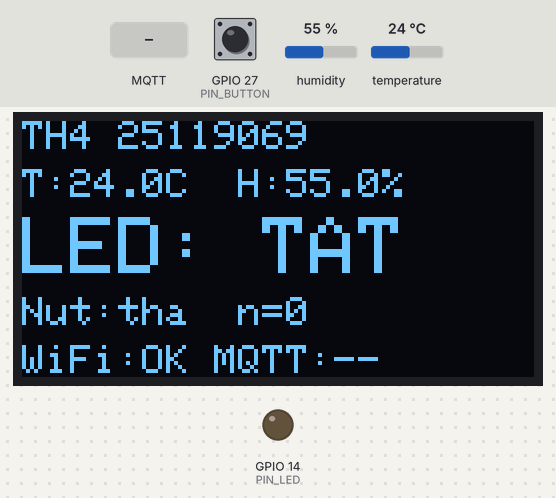
Simulated run of this program. Board: ESP32. Parts: 128×64 one-colour display, output pins drawn as LEDs (lit = HIGH). The inputs (shaded band) are chosen by the test bench; at power-on: GPIO 27 (PIN_BUTTON) HIGH, humidity 55 %, temperature 24 °C. WiFi joins after 1.5 s; servers stay silent unless stated; no MQTT or app messages arrive unless stated; what the program prints to the serial monitor is not drawn.

Above: at 2.4 s.
2.5 s: GPIO 27 (PIN_BUTTON) pulled LOW for 0.15 s
At 3.7 s:
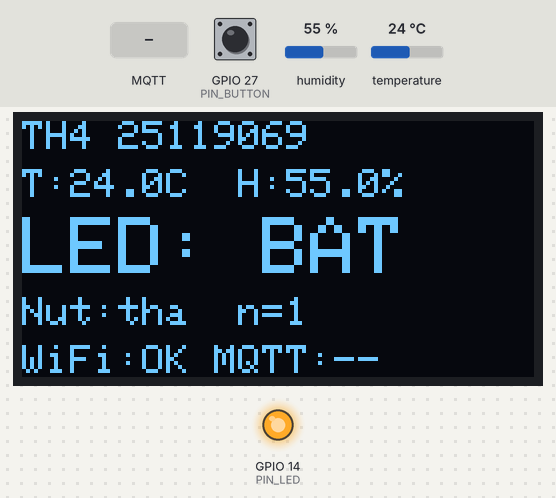
6.5 s: MQTT message "1" arrives on the first subscribed topic
At 7.0 s:
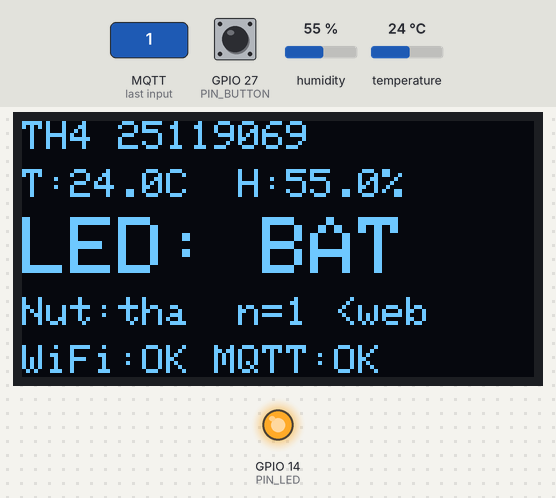
8.0 s: MQTT message "0" arrives on the first subscribed topic
At 8.4 s:
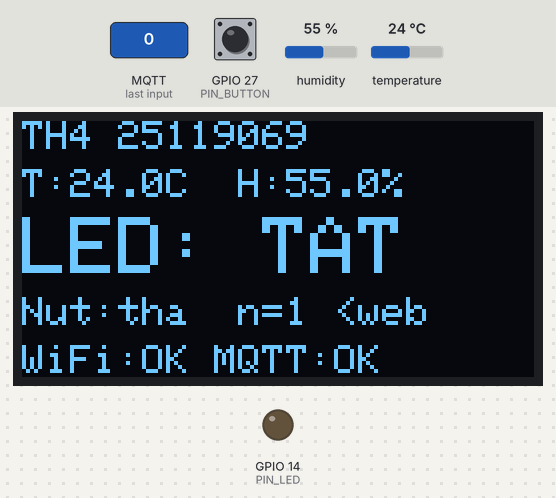
9.5 s: GPIO 27 (PIN_BUTTON) pulled LOW for 1 s
At 11.1 s:
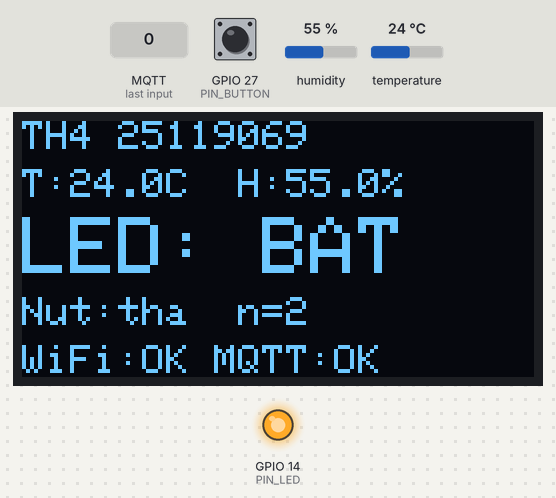
12.0 s: GPIO 27 (PIN_BUTTON) pulled LOW for 3.2 s
At 13.7 s:
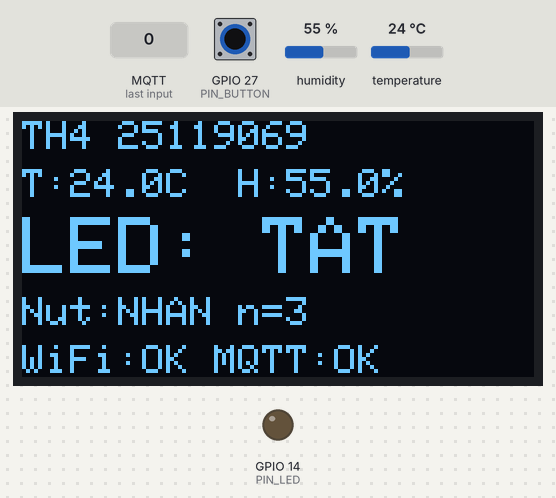
16.7 s: humidity set to 22 %
At 19.3 s:
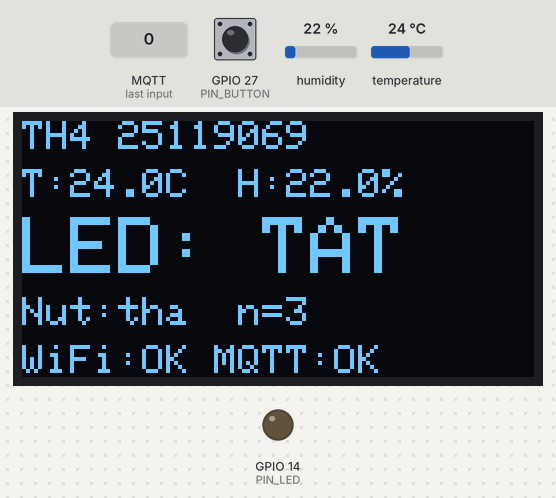
Timing chart, 0 to 20.5 s (numbered marks = the images above; inputs shaded):
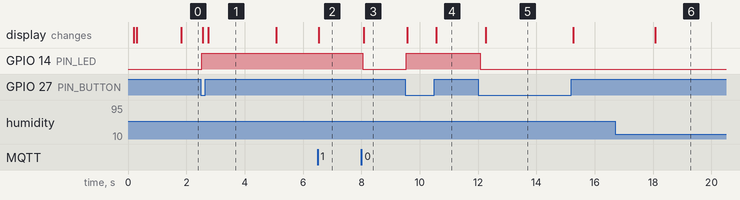

The program:

main.cpp
```cpp
#include <Arduino.h>
#include <WiFi.h>
#include <Wire.h>
#include <PubSubClient.h>
#include <ArduinoJson.h>
#include <Adafruit_SHT31.h>
#include <Adafruit_GFX.h>
#include <Adafruit_SSD1306.h>
#include "config.h"

WiFiClient wifiClient;
PubSubClient mqtt(wifiClient);
Adafruit_SHT31 sht31;
Adafruit_SSD1306 oled(OLED_W, OLED_H, &Wire, -1);

String topicTele;
String topicCmd;
String topicStatus;
String clientId;

bool shtReady = false;
bool oledReady = false;

bool ledOn = false;
bool buttonPressed = false;
uint32_t pressCount = 0;
const char* ledSource = "boot";
bool sensorOk = false;
float lastTemp = NAN, lastHum = NAN;

bool btnLastRaw = HIGH;
bool btnStable = HIGH;
unsigned long btnChangedAt = 0;

unsigned long lastPublish = 0, lastSensorRead = 0, lastOled = 0;
unsigned long lastWifiTry = 0, lastMqttTry = 0;
bool wifiWasConnected = false;
bool publishNow = false;
bool oledDirty = true;
uint32_t seq = 0;

float round1(float x) { return roundf(x * 10.0f) / 10.0f; }

void setLed(bool on, const char* source) {
  ledOn = on;
  ledSource = source;
  digitalWrite(PIN_LED, on ? HIGH : LOW);
  publishNow = true;
  oledDirty = true;
  Serial.printf("LED -> %s (%s)\n", on ? "BAT" : "TAT", source);
}

void readSensor() {
#if SENSOR_MODE == SENSOR_SIM
  float t = millis() / 1000.0f;
  lastTemp = 27.0f + 1.5f * sinf(t / 30.0f);
  lastHum  = 60.0f + 5.0f * sinf(t / 45.0f);
  sensorOk = true;
#else
  if (!shtReady) shtReady = sht31.begin(SHT31_ADDR);
  if (shtReady) {
    lastTemp = sht31.readTemperature();
    lastHum  = sht31.readHumidity();
  }
  sensorOk = shtReady && !isnan(lastTemp) && !isnan(lastHum);
  if (!sensorOk) { lastTemp = NAN; lastHum = NAN; }
#endif
  oledDirty = true;
}

void readButton() {
  bool raw = digitalRead(PIN_BUTTON);
  if (raw != btnLastRaw) {
    btnLastRaw = raw;
    btnChangedAt = millis();
  }
  if (millis() - btnChangedAt >= DEBOUNCE_MS && raw != btnStable) {
    btnStable = raw;
    buttonPressed = (btnStable == LOW);
    if (buttonPressed) {
      pressCount++;
      setLed(!ledOn, "button");
    }
    publishNow = true;
    oledDirty = true;
  }
}

void onMqttMessage(char* topic, byte* payload, unsigned int length) {
  if (topicCmd != topic) return;

  if (length == 1 && payload[0] == '1') {
    setLed(true, "dashboard");
  } else if (length == 1 && payload[0] == '0') {
    setLed(false, "dashboard");
  } else {
    Serial.printf("Bo qua lenh sai dinh dang tren %s (len=%u)\n", topic, length);
  }
}

void publishTelemetry() {
  JsonDocument doc;
  doc["id"] = SV_ID;
  if (sensorOk) {
    doc["temp"] = round1(lastTemp);
    doc["hum"]  = round1(lastHum);
  } else {
    doc["temp"] = nullptr;
    doc["hum"]  = nullptr;
    doc["error"] = "sensor_read_failed";
  }
  doc["uptime"]  = millis() / 1000;
  doc["rssi"]    = WiFi.RSSI();
  doc["led"]     = ledOn;
  doc["button"]  = buttonPressed;
  doc["presses"] = pressCount;
  doc["led_src"] = ledSource;
  doc["seq"]     = seq++;
  doc["sensor"]  = SENSOR_MODE == SENSOR_SIM ? "sim" : "sht31";

  char buf[384];
  size_t len = serializeJson(doc, buf, sizeof(buf));
  if (len == 0 || len >= sizeof(buf) - 1) {
    Serial.println("Loi: JSON vuot qua buffer, khong gui");
    return;
  }
  bool sent = mqtt.publish(topicTele.c_str(), buf);
  Serial.printf("%s %s\n", sent ? "PUB" : "PUB LOI", buf);
}

void checkWifi() {
  bool connected = WiFi.status() == WL_CONNECTED;
  if (connected != wifiWasConnected) {
    if (connected) {
      Serial.printf("Wi-Fi OK, IP: %s\n", WiFi.localIP().toString().c_str());
    } else {
      Serial.println("Mat Wi-Fi");
    }
    wifiWasConnected = connected;
    oledDirty = true;
  }
  if (!connected && millis() - lastWifiTry >= WIFI_RETRY_MS) {
    lastWifiTry = millis();
    WiFi.disconnect();
    WiFi.begin(WIFI_SSID, WIFI_PASSWORD);
  }
}

void checkMqtt() {
  if (WiFi.status() != WL_CONNECTED || mqtt.connected()) return;
  if (millis() - lastMqttTry < MQTT_RETRY_MS) return;
  lastMqttTry = millis();

  Serial.printf("Ket noi MQTT %s:%d... ", MQTT_HOST, MQTT_PORT);
  if (mqtt.connect(clientId.c_str(), topicStatus.c_str(), 1, true, "offline")) {
    Serial.println("OK");
    mqtt.publish(topicStatus.c_str(), "online", true);

    mqtt.subscribe(topicCmd.c_str(), 1);
    Serial.printf("Subscribe %s\n", topicCmd.c_str());
    publishNow = true;
  } else {
    Serial.printf("loi, state=%d\n", mqtt.state());
  }
  oledDirty = true;
}

void drawOled() {
  if (!oledReady) return;
  oled.clearDisplay();
  oled.setTextColor(SSD1306_WHITE);

  oled.setTextSize(1);
  oled.setCursor(0, 0);
  oled.printf("TH4 %s", SV_ID);

  oled.setCursor(0, 12);
  if (sensorOk) {
    oled.printf("T:%.1fC  H:%.1f%%", lastTemp, lastHum);
  } else {
    oled.print("Loi cam bien");
  }

  oled.setTextSize(2);
  oled.setCursor(0, 24);
  oled.print(ledOn ? "LED: BAT" : "LED: TAT");

  oled.setTextSize(1);
  oled.setCursor(0, 44);
  oled.printf("Nut:%s n=%lu %s", buttonPressed ? "NHAN" : "tha ",
              (unsigned long)pressCount, ledSource[0] == 'd' ? "<web" : "");

  oled.setCursor(0, 56);
  oled.printf("WiFi:%s MQTT:%s",
              WiFi.status() == WL_CONNECTED ? "OK" : "--",
              mqtt.connected() ? "OK" : "--");
  oled.display();
}

void setup() {
  Serial.begin(115200);
  delay(200);

  pinMode(PIN_LED, OUTPUT);
  digitalWrite(PIN_LED, LOW);
  pinMode(PIN_BUTTON, INPUT_PULLUP);

  topicTele   = String(TOPIC_ROOT) + "/" + SV_ID + "/telemetry";
  topicCmd    = String(TOPIC_ROOT) + "/" + SV_ID + "/cmd/led";
  topicStatus = String(TOPIC_ROOT) + "/" + SV_ID + "/status";
  char chip[13];
  snprintf(chip, sizeof(chip), "%012llx", ESP.getEfuseMac());
  clientId = String("aet2022-") + SV_ID + "-" + chip;

  Serial.printf("\n== AET2022 TH4 Bai 3 | %s | %s ==\n", STUDENT_NAME, SV_ID);

  Wire.begin(PIN_I2C_SDA, PIN_I2C_SCL);
  oledReady = oled.begin(SSD1306_SWITCHCAPVCC, OLED_ADDR);
  Serial.println(oledReady ? "OLED OK" : "Khong thay OLED (kiem tra dia chi 0x3C/0x3D)");
#if SENSOR_MODE == SENSOR_SHT31
  shtReady = sht31.begin(SHT31_ADDR);
  Serial.println(shtReady ? "SHT31 OK" : "Khong thay SHT31");
#else
  Serial.println("CHE DO MO PHONG: so do khong phai tu cam bien that");
#endif
  readSensor();
  drawOled();

  WiFi.mode(WIFI_STA);
  WiFi.setAutoReconnect(true);
  WiFi.begin(WIFI_SSID, WIFI_PASSWORD);
  lastWifiTry = millis();

  mqtt.setServer(MQTT_HOST, MQTT_PORT);
  mqtt.setCallback(onMqttMessage);
  mqtt.setBufferSize(512);
  mqtt.setSocketTimeout(5);
  mqtt.setKeepAlive(15);
}

void loop() {

  readButton();

  if (millis() - lastSensorRead >= SENSOR_INTERVAL_MS) {
    lastSensorRead = millis();
    readSensor();
  }

  checkWifi();
  checkMqtt();
  mqtt.loop();

  if (mqtt.connected()) {
    if (publishNow) {
      publishNow = false;
      publishTelemetry();
    } else if (millis() - lastPublish >= PUBLISH_INTERVAL_MS) {
      lastPublish = millis();
      publishTelemetry();
    }
  }

  if (oledDirty && millis() - lastOled >= OLED_INTERVAL_MS) {
    lastOled = millis();
    oledDirty = false;
    drawOled();
  }
}
```

secrets.example.h
```cpp
#pragma once

#define WIFI_SSID     "TenWiFi"
#define WIFI_PASSWORD "MatKhauWiFi"
```

config.h
```cpp
#pragma once

#define STUDENT_NAME "Dang Quoc Tuong"
#define SV_ID        "25119069"

#if __has_include("secrets.h")
#include "secrets.h"
#endif
#ifndef WIFI_SSID
#define WIFI_SSID     "YOUR_WIFI_SSID"
#define WIFI_PASSWORD "YOUR_WIFI_PASSWORD"
#endif

#define MQTT_HOST "broker.hivemq.com"
#define MQTT_PORT 1883
#define TOPIC_ROOT "aet2022"

#define PUBLISH_INTERVAL_MS 2000
#define SENSOR_INTERVAL_MS  2000
#define OLED_INTERVAL_MS    200
#define WIFI_RETRY_MS       10000
#define MQTT_RETRY_MS       5000
#define DEBOUNCE_MS         30

#define PIN_LED     14
#define PIN_BUTTON  27
#define PIN_I2C_SDA 21
#define PIN_I2C_SCL 22

#define SHT31_ADDR 0x44
#define OLED_ADDR  0x3C
#define OLED_W     128
#define OLED_H     64

#define SENSOR_SHT31 1
#define SENSOR_SIM   2
#define SENSOR_MODE  SENSOR_SHT31
```

Measured:
- after the input at 2.5 s, GPIO 14 (PIN_LED): LOW → HIGH at once; the display: first changes after 0.06 s (image 1 shows a later state)
- after the input at 6.5 s, the display: changes at once (image 2)
- after the input at 8.0 s, GPIO 14 (PIN_LED): HIGH → LOW at once; the display: changes after 0.08 s (image 3)
- after the input at 9.5 s, GPIO 14 (PIN_LED): LOW → HIGH at once; the display: first changes after 0.07 s (image 4 shows a later state)
- after the input at 12.0 s, GPIO 14 (PIN_LED): HIGH → LOW after 0.07 s; the display: changes after 0.27 s (image 5)
- after the input at 16.7 s, the display: changes after 1.4 s (image 6)
- what the display in image 1 shows lasts 2.3 s, from 2.8 s to 5.1 s
